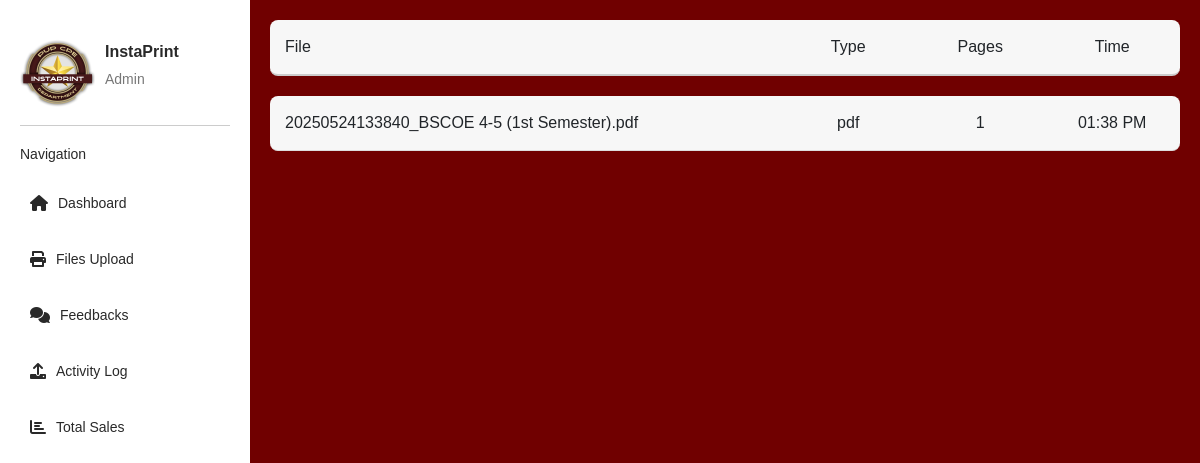
Before: /admin-files-upload with the older database file.
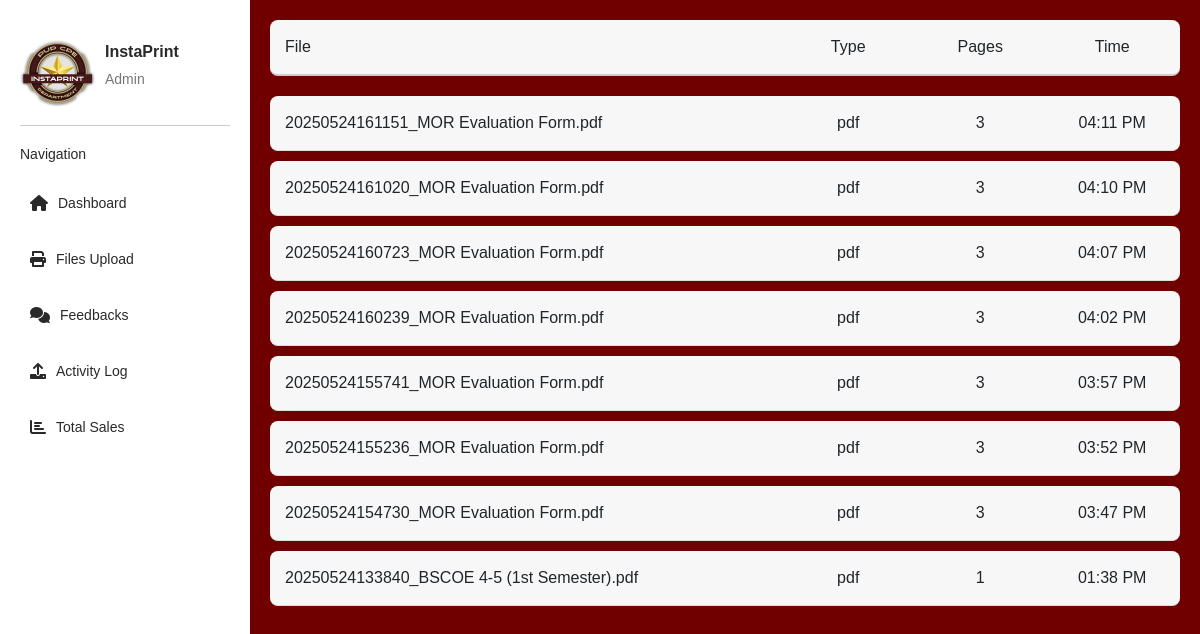
After: the same page with the newer database file.
### app.py (models this page shows, shortened)
class UploadedFile(db.Model):
    id = db.Column(db.Integer, primary_key=True)
    filename = db.Column(db.String(255), nullable=False)
    file_type = db.Column(db.String(50), nullable=False)
    pages = db.Column(db.Integer, nullable=False)
    timestamp = db.Column(db.DateTime, default=datetime.utcnow)

### app.py (the view)
@app.route("/admin-files-upload") #
def admin_printed_pages(): #
    all_uploaded_files = UploadedFile.query.order_by(UploadedFile.timestamp.desc()).all() #
    formatted_files = []
    for uploaded_file_entry in all_uploaded_files:
        formatted_files.append({
            'file': uploaded_file_entry.filename,
            'type': uploaded_file_entry.file_type,
            'pages': uploaded_file_entry.pages,
            'time': uploaded_file_entry.timestamp.strftime('%I:%M %p') # Format time as needed
        })
    return render_template("admin-files-upload.html", uploaded=formatted_files) #

### templates/admin-files-upload.html (shortened to what this page needs)
<!DOCTYPE html>
<html lang="en">
<head>
    <link href="/static/css/admin-dashboard.css" rel="stylesheet" />
    <link rel="stylesheet" href="https://cdnjs.cloudflare.com/ajax/libs/font-awesome/6.0.0-beta3/css/all.min.css">
    <link href="https://cdn.jsdelivr.net/npm/bootstrap@5.3.0/dist/css/bootstrap.min.css" rel="stylesheet">
</head>
<body>
    <div class="container">
        <leftmenu class="menu">
            <div class="account">
                <img src="{{ url_for('static', filename='images/logo.jpg') }}" alt="InstaPrint Logo" class="profile-icon" style="max-width: 75px;">
                <div class="account-info">
                    <p class="name">InstaPrint</p>
                    <p class="role">Admin</p>
                </div>
            </div>
            <h2>Navigation</h2>
            <ul>
                <li><i class="fa-solid fa-house"></i> <a href="{{ url_for('admin_dashboard') }}">Dashboard</a></li>
                <li><i class="fa-solid fa-print"></i> <a href="{{ url_for('admin_printed_pages') }}">Files Upload</a></li>
                <li><i class="fa-solid fa-comments"></i> <a href="{{ url_for('admin_feedbacks') }}">Feedbacks</a></li>
                <li><i class="fa-solid fa-upload"></i> <a href="{{ url_for('admin_activity_log') }}">Activity Log</a></li>
                <li><i class="fa-solid fa-chart-bar"></i> <a href="{{ url_for('admin_sales') }}">Total Sales</a></li>
            </ul>
        </leftmenu>
        <content class="contents">
            <div class="files-table">
                <div class="files-header">
                    <div class="files-file">File</div>
                    <div class="files-type">Type</div>
                    <div class="files-pages">Pages</div>
                    <div class="files-time">Time</div>
                </div>
                {% for files in uploaded %}
                <div class="files-entry">
                    <div class="files-file">{{ files.file }}</div>
                    <div class="files-type">{{ files.type }}</div>
                    <div class="files-pages">{{ files.pages }}</div>
                    <div class="files-time">{{ files.time }}</div>
                </div>
                {% endfor %}
            </div>
        </content>
    </div>
</body>
</html>

### static/css/admin-dashboard.css (style rules this page uses)
* { margin: 0; padding: 0; box-sizing: border-box; font-family: Arial, sans-serif; }
.container { display: flex; min-height: 100vh; max-width: 100% !important; padding-left: 0 !important; padding-right: 0 !important; }
.menu { width: 250px; background-color: #FFFFFF; color: #292929; padding: 20px; font-size: 14px; }
.menu h2 { margin-bottom: 20px; font-size: 14px; }
.menu ul { list-style-type: none; padding-left: 0; }
.menu li { display: flex; align-items: center; margin: 15px 0; font-size: 14px; padding: 10px; }
.menu li i { margin-right: 10px; color: #292929; font-size: 16px; }
.menu a { color: #292929; text-decoration: none; flex: 1; }
.contents { flex: 1; padding: 20px; background-color: #700000; display: flex; flex-direction: column; gap: 20px; }
.account { display: flex; align-items: center; padding: 15px 0; border-bottom: 1px solid #ccc; margin-bottom: 20px; }
.profile-icon { font-size: 40px; color: #292929; margin-right: 10px; }
.account-info { display: flex; flex-direction: column; }
.account-info .name { font-weight: bold; font-size: 16px; margin-bottom: 5px; }
.account-info .role { font-size: 14px; color: #777; }
.files-table { width: 100%; }
.files-header, .files-entry { display: flex; justify-content: space-between; padding: 15px; border-bottom: 1px solid #ddd; border-radius: 8px; margin-bottom: 10px; background-color: #f7f7f7; }
.files-header { font-weight: bold; background-color: #f7f7f7; border-bottom: 2px solid #ccc; margin-bottom: 20px; }
.files-file { width: 55%; font-weight: 500; }
.files-type { width: 12%; font-weight: 500; text-align: center; }
.files-pages { width: 12%; font-weight: 500; text-align: center; }
.files-time { width: 12%; font-weight: 500; text-align: center; }

### templates/admin-files-upload.html (style rules this page uses)
.container { display: flex; }
.menu { flex-shrink: 0; }
.contents { flex-grow: 1; padding: 20px; }

Changed rows visible on the page:
added UploadedFile: file "20250524161151_MOR Evaluation Form.pdf", type "pdf", pages "3", time "04:11 PM"
added UploadedFile: file "20250524161020_MOR Evaluation Form.pdf", type "pdf", pages "3", time "04:10 PM"
added UploadedFile: file "20250524160723_MOR Evaluation Form.pdf", type "pdf", pages "3", time "04:07 PM"
added UploadedFile: file "20250524160239_MOR Evaluation Form.pdf", type "pdf", pages "3", time "04:02 PM"
added UploadedFile: file "20250524155741_MOR Evaluation Form.pdf", type "pdf", pages "3", time "03:57 PM"
added UploadedFile: file "20250524155236_MOR Evaluation Form.pdf", type "pdf", pages "3", time "03:52 PM"
added UploadedFile: file "20250524154730_MOR Evaluation Form.pdf", type "pdf", pages "3", time "03:47 PM"
